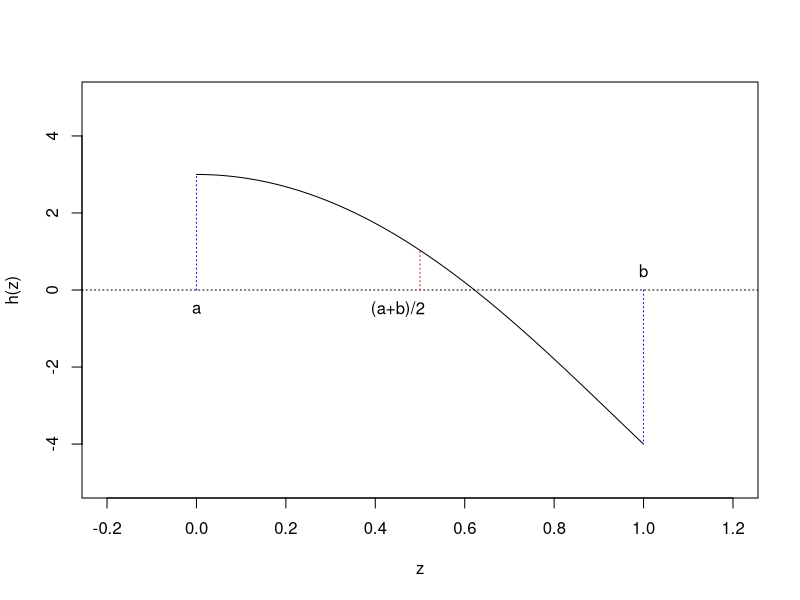

Here is the R script that generated this plot:
# Zeros of the equation by the bisection method

bisection <- function(h,a,b,epsilon){
   y0 <- h(a)
   y1 <- h(b)
   if(y0*y1 > 0) return("incorrect specification")
   else {
      while(b-a > epsilon){
          z <- (a+b)/2
          y <- h(z)
          if(y*y1 < 0) {
              a <- z
              y0 <- y
          }
          else {
              b <- z 
              y1 <- y
          }
      }
      return((a+b)/2)
   }
}

h <- function(z) z^5 -8*z^2 + 3
bisection(h,0,1,0.5*10^(-4))

plot(h,0,1,xlim=c(-0.2,1.2),xlab="z",ylim=c(-5,5),ylab="h(z)")
abline(h=0, lty="dotted")
segments(0,0,0,h(0),lty="dotted",col="blue")
segments(1,0,1,h(1),lty="dotted",col="blue")
segments(0.5,0,0.5,h(0.5),lty="dotted",col="red")
text(0,-0.5,"a")
text(1,0.5,"b")
text(0.45,-0.5,"(a+b)/2")

# end